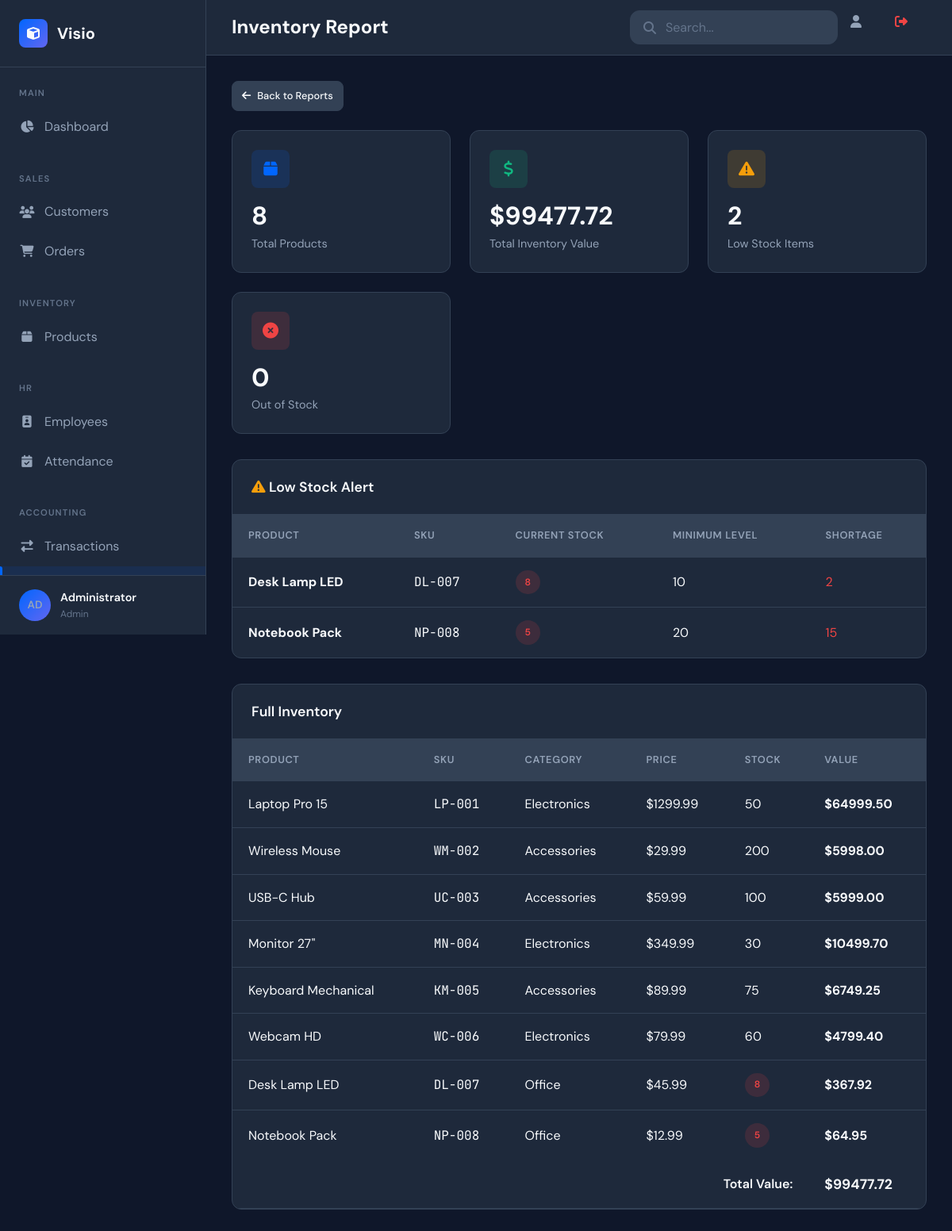
Page /reports/inventory (signed in) on the committed database.
### app.py (models this page shows, shortened)
class User(UserMixin, db.Model):
    id = db.Column(db.Integer, primary_key=True)
    email = db.Column(db.String(120), unique=True, nullable=False)
    password_hash = db.Column(db.String(256), nullable=False)
    full_name = db.Column(db.String(100), nullable=False)
    role = db.Column(db.String(20), default='user')
    is_active = db.Column(db.Boolean, default=True)
    created_at = db.Column(db.DateTime, default=datetime.utcnow)
    last_login = db.Column(db.DateTime)
    def get_initials(self):
        names = self.full_name.split()
        if len(names) >= 2:
            return f"{names[0][0]}{names[1][0]}".upper()
        return self.full_name[:2].upper()

class Product(db.Model):
    id = db.Column(db.Integer, primary_key=True)
    name = db.Column(db.String(100), nullable=False)
    sku = db.Column(db.String(50), unique=True, nullable=False)
    category = db.Column(db.String(50))
    price = db.Column(db.Float, nullable=False)
    cost = db.Column(db.Float, default=0)
    stock_quantity = db.Column(db.Integer, default=0)
    min_stock_level = db.Column(db.Integer, default=10)
    description = db.Column(db.Text)
    created_at = db.Column(db.DateTime, default=datetime.utcnow)

### app.py (the view)
@app.route('/reports/inventory')
@login_required
def inventory_report():
    products = Product.query.all()
    return render_template('report_inventory.html', products=products, total_value=sum(p.price * p.stock_quantity for p in products), low_stock=[p for p in products if p.stock_quantity <= p.min_stock_level], out_of_stock=[p for p in products if p.stock_quantity == 0])

### app.py (called while the page is built)
@login_manager.user_loader
def load_user(user_id):
    return User.query.get(int(user_id))

### templates/report_inventory.html (shortened to what this page needs)
{% extends "base.html" %}
{% block page_title %}Inventory Report{% endblock %}
{% block content %}
<div class="section-header">
    <a href="{{ url_for('reports') }}" class="btn btn-secondary btn-sm">
        <i class="fas fa-arrow-left"></i>
        Back to Reports
    </a>
</div>
<div class="stats-grid mb-4">
    <div class="stat-card">
        <div class="stat-header">
            <div class="stat-icon blue">
                <i class="fas fa-box"></i>
            </div>
        </div>
        <div class="stat-value">{{ products|length }}</div>
        <div class="stat-label">Total Products</div>
    </div>
    <div class="stat-card">
        <div class="stat-header">
            <div class="stat-icon green">
                <i class="fas fa-dollar-sign"></i>
            </div>
        </div>
        <div class="stat-value">${{ "%.2f"|format(total_value) }}</div>
        <div class="stat-label">Total Inventory Value</div>
    </div>
    <div class="stat-card">
        <div class="stat-header">
            <div class="stat-icon orange">
                <i class="fas fa-exclamation-triangle"></i>
            </div>
        </div>
        <div class="stat-value">{{ low_stock|length }}</div>
        <div class="stat-label">Low Stock Items</div>
    </div>
    <div class="stat-card">
        <div class="stat-header">
            <div class="stat-icon red">
                <i class="fas fa-times-circle"></i>
            </div>
        </div>
        <div class="stat-value">{{ out_of_stock|length }}</div>
        <div class="stat-label">Out of Stock</div>
    </div>
</div>
{% if low_stock %}
<div class="card mb-4">
    <div class="card-header">
        <h3 class="card-title">
            <i class="fas fa-exclamation-triangle text-warning"></i>
            Low Stock Alert
        </h3>
    </div>
    <div class="card-body" style="padding: 0;">
        <table class="data-table">
            <thead>
                <tr>
                    <th>Product</th>
                    <th>SKU</th>
                    <th>Current Stock</th>
                    <th>Minimum Level</th>
                    <th>Shortage</th>
                </tr>
            </thead>
            <tbody>
                {% for product in low_stock %}
                <tr>
                    <td><strong>{{ product.name }}</strong></td>
                    <td class="font-mono">{{ product.sku }}</td>
                    <td><span class="badge badge-low-stock">{{ product.stock_quantity }}</span></td>
                    <td>{{ product.min_stock_level }}</td>
                    <td class="text-danger">{{ product.min_stock_level - product.stock_quantity }}</td>
                </tr>
                {% endfor %}
            </tbody>
        </table>
    </div>
</div>
{% endif %}
<div class="card">
    <div class="card-header">
        <h3 class="card-title">Full Inventory</h3>
    </div>
    <div class="card-body" style="padding: 0;">
        {% if products %}
        <table class="data-table">
            <thead>
                <tr>
                    <th>Product</th>
                    <th>SKU</th>
                    <th>Category</th>
                    <th>Price</th>
                    <th>Stock</th>
                    <th>Value</th>
                </tr>
            </thead>
            <tbody>
                {% for product in products %}
                <tr>
                    <td>{{ product.name }}</td>
                    <td class="font-mono">{{ product.sku }}</td>
                    <td>{{ product.category or '-' }}</td>
                    <td>${{ "%.2f"|format(product.price) }}</td>
                    <td>
                        {% if product.stock_quantity <= product.min_stock_level %}
                        <span class="badge badge-low-stock">{{ product.stock_quantity }}</span>
                        {% else %}
                        {{ product.stock_quantity }}
                        {% endif %}
                    </td>
                    <td><strong>${{ "%.2f"|format(product.price * product.stock_quantity) }}</strong></td>
                </tr>
                {% endfor %}
            </tbody>
            <tfoot>
                <tr>
                    <td colspan="5" style="text-align: right; font-weight: 600;">Total Value:</td>
                    <td style="font-size: 1.1rem; font-weight: 700;">${{ "%.2f"|format(total_value) }}</td>
                </tr>
            </tfoot>
        </table>
        {% else %}
        <div class="empty-state">
            <i class="fas fa-boxes"></i>
            <h3>No products found</h3>
            <p>Add products to see inventory report.</p>
        </div>
        {% endif %}
    </div>
</div>
{% endblock %}

### templates/base.html (shortened to what this page needs)
<!DOCTYPE html>
<html lang="en">
<head>
    <link rel="stylesheet" href="https://cdnjs.cloudflare.com/ajax/libs/font-awesome/6.4.0/css/all.min.css">
    <link rel="stylesheet" href="{{ url_for('static', filename='css/style.css') }}">
</head>
<body>
    <div class="app-container">
        <aside class="sidebar">
            <div class="sidebar-header">
                <div class="logo">
                    <i class="fas fa-cube"></i>
                    <span>Visio</span>
                </div>
            </div>
            <nav class="sidebar-nav">
                <div class="nav-section">
                    <span class="nav-section-title">Main</span>
                    <a href="{{ url_for('dashboard') }}" class="nav-item {% if request.endpoint == 'dashboard' %}active{% endif %}">
                        <i class="fas fa-chart-pie"></i><span>Dashboard</span>
                    </a>
                </div>
                <div class="nav-section">
                    <span class="nav-section-title">Sales</span>
                    <a href="{{ url_for('customers') }}" class="nav-item {% if 'customer' in request.endpoint %}active{% endif %}">
                        <i class="fas fa-users"></i><span>Customers</span>
                    </a>
                    <a href="{{ url_for('orders') }}" class="nav-item {% if 'order' in request.endpoint %}active{% endif %}">
                        <i class="fas fa-shopping-cart"></i><span>Orders</span>
                    </a>
                </div>
                <div class="nav-section">
                    <span class="nav-section-title">Inventory</span>
                    <a href="{{ url_for('products') }}" class="nav-item {% if 'product' in request.endpoint %}active{% endif %}">
                        <i class="fas fa-box"></i><span>Products</span>
                    </a>
                </div>
                <div class="nav-section">
                    <span class="nav-section-title">HR</span>
                    <a href="{{ url_for('employees') }}" class="nav-item {% if 'employee' in request.endpoint %}active{% endif %}">
                        <i class="fas fa-id-badge"></i><span>Employees</span>
                    </a>
                    <a href="{{ url_for('attendance') }}" class="nav-item {% if 'attendance' in request.endpoint %}active{% endif %}">
                        <i class="fas fa-calendar-check"></i><span>Attendance</span>
                    </a>
                </div>
                <div class="nav-section">
                    <span class="nav-section-title">Accounting</span>
                    <a href="{{ url_for('transactions') }}" class="nav-item {% if 'transaction' in request.endpoint %}active{% endif %}">
                        <i class="fas fa-exchange-alt"></i><span>Transactions</span>
                    </a>
                    <a href="{{ url_for('reports') }}" class="nav-item {% if 'report' in request.endpoint %}active{% endif %}">
                    </a>
                </div>
            </nav>
            <div class="sidebar-footer">
                <div class="user-info" style="cursor: pointer;" onclick="toggleUserMenu()">
                    <div class="user-avatar" style="background: linear-gradient(135deg, #0066FF, #6366F1); display: flex; align-items: center; justify-content: center; font-weight: 600; font-size: 0.85rem;">
                        {{ current_user.get_initials() }}
                    </div>
                    <div class="user-details">
                        <span class="user-name">{{ current_user.full_name }}</span>
                        <span class="user-role">{{ current_user.role|capitalize }}</span>
                    </div>
                </div>
            </div>
        </aside>
        <main class="main-content">
            <header class="content-header">
                <div class="header-left">
                    <h1 class="page-title">{% block page_title %}Dashboard{% endblock %}</h1>
                </div>
                <div class="header-right">
                    <div class="search-box"><i class="fas fa-search"></i><input type="text" placeholder="Search..."></div>
                    <a href="{{ url_for('profile') }}" class="notification-btn" title="Profile"><i class="fas fa-user"></i></a>
                    <a href="{{ url_for('logout') }}" class="notification-btn" title="Logout" style="color: #EF4444;"><i class="fas fa-sign-out-alt"></i></a>
                </div>
            </header>
            <div class="content-body">{% block content %}{% endblock %}</div>
        </main>
    </div>
</body>
</html>

### rows in the picture
User: get_initials "AD", full_name "Administrator", role "Admin"
Product: name "Desk Lamp LED", sku "DL-007", stock_quantity "8", min_stock_level "10", product.min_stock_level-product.stock_quantity "2", category "Office", price "45.99", product.price*product.stock_quantity "367.92"
Product: name "Notebook Pack", sku "NP-008", stock_quantity "5", min_stock_level "20", product.min_stock_level-product.stock_quantity "15", category "Office", price "12.99", product.price*product.stock_quantity "64.95"
Product: name "Laptop Pro 15", sku "LP-001", category "Electronics", price "1299.99", stock_quantity "50", product.price*product.stock_quantity "64999.50"
Product: name "Wireless Mouse", sku "WM-002", category "Accessories", price "29.99", stock_quantity "200", product.price*product.stock_quantity "5998.00"
Product: name "USB-C Hub", sku "UC-003", category "Accessories", price "59.99", stock_quantity "100", product.price*product.stock_quantity "5999.00"
Product: name "Monitor 27\"", sku "MN-004", category "Electronics", price "349.99", stock_quantity "30", product.price*product.stock_quantity "10499.70"
Product: name "Keyboard Mechanical", sku "KM-005", category "Accessories", price "89.99", stock_quantity "75", product.price*product.stock_quantity "6749.25"
Product: name "Webcam HD", sku "WC-006", category "Electronics", price "79.99", stock_quantity "60", product.price*product.stock_quantity "4799.40"

### other values in the picture
{{ products|length }} "8"
{{ "%.2f"|format(total_value) }} "99477.72"
{{ low_stock|length }} "2"
{{ out_of_stock|length }} "0"
